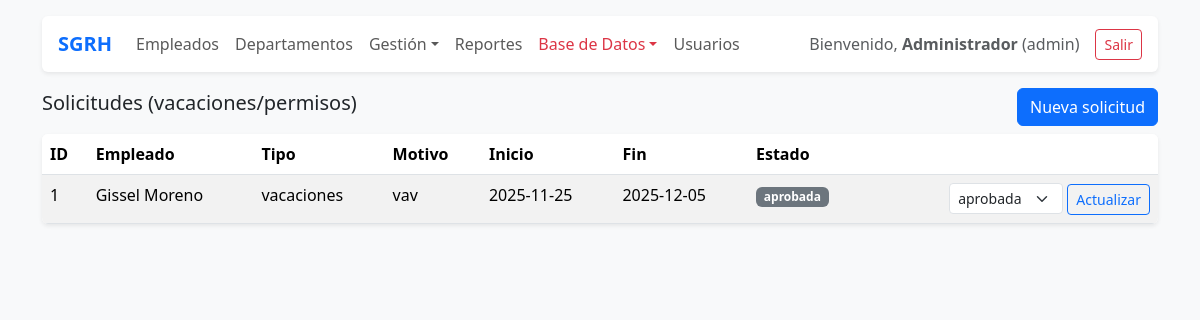
Page /public/?route=solicitudes (signed in) on the committed database.
### tables this page shows
CREATE TABLE `solicitudes` (
  `id` int(11) NOT NULL AUTO_INCREMENT,
  `empleado_id` int(11) NOT NULL,
  `tipo` enum('vacaciones','permiso') NOT NULL,
  `motivo` text DEFAULT NULL,
  `fecha_inicio` date NOT NULL,
  `fecha_fin` date NOT NULL,
  `estado` enum('pendiente','aprobada','rechazada') NOT NULL DEFAULT 'pendiente',
  `created_at` timestamp NOT NULL DEFAULT current_timestamp(),
  `updated_at` timestamp NOT NULL DEFAULT current_timestamp() ON UPDATE current_timestamp(),
  PRIMARY KEY (`id`),
  KEY `fk_solicitud_empleado` (`empleado_id`),
  CONSTRAINT `fk_solicitud_empleado` FOREIGN KEY (`empleado_id`) REFERENCES `empleados` (`id`) ON DELETE CASCADE ON UPDATE CASCADE,
  CONSTRAINT `chk_fechas` CHECK (`fecha_fin` >= `fecha_inicio`)
);

CREATE TABLE `empleados` (
  `id` int(11) NOT NULL AUTO_INCREMENT,
  `user_id` int(11) NOT NULL,
  `nombre` varchar(100) NOT NULL,
  `apellidos` varchar(150) NOT NULL,
  `genero` enum('masculino','femenino','otro') NOT NULL,
  `correo` varchar(150) NOT NULL,
  `curp` char(18) NOT NULL,
  `puesto` varchar(100) DEFAULT NULL,
  `departamento_id` int(11) NOT NULL,
  `estado` enum('activo','baja') NOT NULL DEFAULT 'activo',
  `created_at` timestamp NOT NULL DEFAULT current_timestamp(),
  `updated_at` timestamp NOT NULL DEFAULT current_timestamp() ON UPDATE current_timestamp(),
  PRIMARY KEY (`id`),
  UNIQUE KEY `correo` (`correo`),
  UNIQUE KEY `curp` (`curp`),
  KEY `fk_empleado_departamento` (`departamento_id`),
  CONSTRAINT `fk_empleado_departamento` FOREIGN KEY (`departamento_id`) REFERENCES `departamentos` (`id`) ON UPDATE CASCADE
);

### app/core/Controller.php (called while the page is built, shortened)
<?php
class Controller {
    protected function view(string $template, array $data = []) {
        extract($data);
        $viewPath = __DIR__ . '/../views/' . $template . '.php';
        include __DIR__ . '/../views/layout/header.php';
        include __DIR__ . '/../views/layout/nav.php';
        include $viewPath;
        include __DIR__ . '/../views/layout/footer.php';
    }
}

### app/controllers/GestionController.php (called while the page is built, shortened)
<?php
class GestionController extends Controller {
    public function solicitudes() {
        $solicitudes = Solicitud::all();
        $this->view('gestion/solicitudes_list', compact('solicitudes'));
    }
}

### app/models/Solicitud.php (called while the page is built, shortened)
<?php
class Solicitud {
    public static function all() {
        $db = Database::getInstance();
        $sql = "SELECT s.*, e.nombre AS nombre_empleado, e.apellidos FROM solicitudes s LEFT JOIN empleados e ON e.id = s.empleado_id ORDER BY s.created_at DESC";
        return $db->query($sql)->fetchAll();
    }
}

### app/views/gestion/solicitudes_list.php (the view, shortened to what this page needs)
<div class="d-flex justify-content-between align-items-center mb-2">
  <h5>Solicitudes (vacaciones/permisos)</h5>
  <a class="btn btn-primary" href="/SGRH_PHP_MVC/public/?route=solicitudes_create">Nueva solicitud</a>
</div>
<div class="table-responsive bg-white rounded shadow-sm">
<table class="table table-striped m-0">
  <thead><tr><th>ID</th><th>Empleado</th><th>Tipo</th><th>Motivo</th><th>Inicio</th><th>Fin</th><th>Estado</th><th></th></tr></thead>
  <tbody>
    <?php foreach($solicitudes as $s): ?>
    <tr>
      <td><?= $s['id'] ?></td>
      <td><?= htmlspecialchars(($s['nombre_empleado']??'').' '.($s['apellidos']??'')) ?></td>
      <td><?= htmlspecialchars($s['tipo']) ?></td>
      <td><?= htmlspecialchars($s['motivo']) ?></td>
      <td><?= htmlspecialchars($s['fecha_inicio']) ?></td>
      <td><?= htmlspecialchars($s['fecha_fin']) ?></td>
      <td><span class="badge bg-secondary"><?= htmlspecialchars($s['estado']) ?></span></td>
      <td class="text-end">
        <form class="d-inline" method="post" action="/SGRH_PHP_MVC/public/?route=solicitudes_estado">
          <select class="form-select form-select-sm d-inline w-auto" name="estado">
            <?php foreach(['pendiente','aprobada','rechazada'] as $st): ?>
              <option value="<?= $st ?>" <?= $s['estado']===$st?'selected':'' ?>><?= $st ?></option>
            <?php endforeach; ?>
          </select>
          <button class="btn btn-sm btn-outline-primary">Actualizar</button>
        </form>
      </td>
    </tr>
    <?php endforeach; ?>
  </tbody>
</table>
</div>

### rows in the picture
solicitudes: id "1", empleado.apellidos "Gissel Moreno", tipo "vacaciones", motivo "vav", fecha_inicio "2025-11-25", fecha_fin "2025-12-05", estado "aprobada"

### other values in the picture
$u['name'] "Administrador"
$u['role'] "admin"
